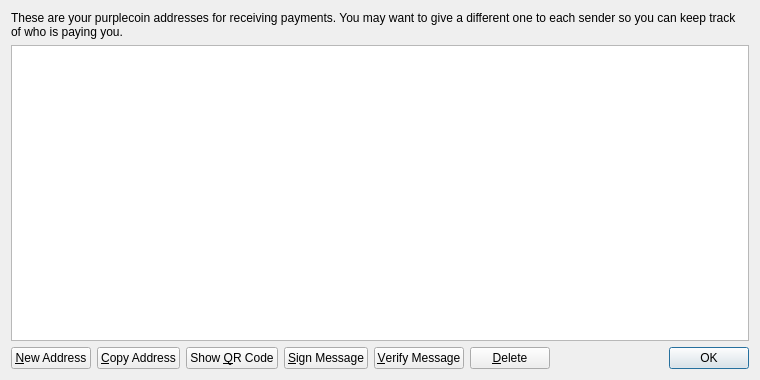
<?xml version="1.0" encoding="UTF-8"?>
<ui version="4.0">
 <class>AddressBookPage</class>
 <widget class="QWidget" name="AddressBookPage">
  <property name="geometry">
   <rect>
    <x>0</x>
    <y>0</y>
    <width>760</width>
    <height>380</height>
   </rect>
  </property>
  <property name="windowTitle">
   <string>Address Book</string>
  </property>
  <layout class="QVBoxLayout" name="verticalLayout">
   <item>
    <widget class="QLabel" name="labelExplanation">
     <property name="text">
      <string>These are your purplecoin addresses for receiving payments. You may want to give a different one to each sender so you can keep track of who is paying you.</string>
     </property>
     <property name="textFormat">
      <enum>Qt::PlainText</enum>
     </property>
     <property name="wordWrap">
      <bool>true</bool>
     </property>
    </widget>
   </item>
   <item>
    <widget class="QTableView" name="tableView">
     <property name="contextMenuPolicy">
      <enum>Qt::CustomContextMenu</enum>
     </property>
     <property name="toolTip">
      <string>Double-click to edit address or label</string>
     </property>
     <property name="tabKeyNavigation">
      <bool>false</bool>
     </property>
     <property name="alternatingRowColors">
      <bool>true</bool>
     </property>
     <property name="selectionMode">
      <enum>QAbstractItemView::SingleSelection</enum>
     </property>
     <property name="selectionBehavior">
      <enum>QAbstractItemView::SelectRows</enum>
     </property>
     <property name="sortingEnabled">
      <bool>true</bool>
     </property>
     <attribute name="verticalHeaderVisible">
      <bool>false</bool>
     </attribute>
    </widget>
   </item>
   <item>
    <layout class="QHBoxLayout" name="horizontalLayout">
     <item>
      <widget class="QPushButton" name="newAddressButton">
       <property name="toolTip">
        <string>Create a new address</string>
       </property>
       <property name="text">
        <string>&amp;New Address</string>
       </property>
       <property name="icon">
        <iconset resource="../bitcoin.qrc">
         <normaloff>:/icons/add</normaloff>:/icons/add</iconset>
       </property>
      </widget>
     </item>
     <item>
      <widget class="QPushButton" name="copyToClipboard">
       <property name="toolTip">
        <string>Copy the currently selected address to the system clipboard</string>
       </property>
       <property name="text">
        <string>&amp;Copy Address</string>
       </property>
       <property name="icon">
        <iconset resource="../bitcoin.qrc">
         <normaloff>:/icons/editcopy</normaloff>:/icons/editcopy</iconset>
       </property>
      </widget>
     </item>
     <item>
      <widget class="QPushButton" name="showQRCode">
       <property name="text">
        <string>Show &amp;QR Code</string>
       </property>
       <property name="icon">
        <iconset resource="../bitcoin.qrc">
         <normaloff>:/icons/qrcode</normaloff>:/icons/qrcode</iconset>
       </property>
      </widget>
     </item>
     <item>
      <widget class="QPushButton" name="signMessage">
       <property name="toolTip">
        <string>Sign a message to prove you own a Bitcoin address</string>
       </property>
       <property name="text">
        <string>&amp;Sign Message</string>
       </property>
       <property name="icon">
        <iconset resource="../bitcoin.qrc">
         <normaloff>:/icons/edit</normaloff>:/icons/edit</iconset>
       </property>
      </widget>
     </item>
     <item>
      <widget class="QPushButton" name="verifyMessage">
       <property name="toolTip">
        <string>Verify a message to ensure it was signed with a specified Bitcoin address</string>
       </property>
       <property name="text">
        <string>&amp;Verify Message</string>
       </property>
       <property name="icon">
        <iconset resource="../bitcoin.qrc">
         <normaloff>:/icons/transaction_0</normaloff>:/icons/transaction_0</iconset>
       </property>
      </widget>
     </item>
     <item>
      <widget class="QPushButton" name="deleteButton">
       <property name="toolTip">
        <string>Delete the currently selected address from the list. Only sending addresses can be deleted.</string>
       </property>
       <property name="text">
        <string>&amp;Delete</string>
       </property>
       <property name="icon">
        <iconset resource="../bitcoin.qrc">
         <normaloff>:/icons/remove</normaloff>:/icons/remove</iconset>
       </property>
      </widget>
     </item>
     <item>
      <spacer name="horizontalSpacer">
       <property name="orientation">
        <enum>Qt::Horizontal</enum>
       </property>
       <property name="sizeHint" stdset="0">
        <size>
         <width>40</width>
         <height>20</height>
        </size>
       </property>
      </spacer>
     </item>
     <item>
      <widget class="QDialogButtonBox" name="buttonBox">
       <property name="sizePolicy">
        <sizepolicy hsizetype="Maximum" vsizetype="Fixed">
         <horstretch>0</horstretch>
         <verstretch>0</verstretch>
        </sizepolicy>
       </property>
       <property name="standardButtons">
        <set>QDialogButtonBox::Ok</set>
       </property>
      </widget>
     </item>
    </layout>
   </item>
  </layout>
 </widget>
 <resources>
  <include location="../bitcoin.qrc"/>
 </resources>
 <connections/>
</ui>
